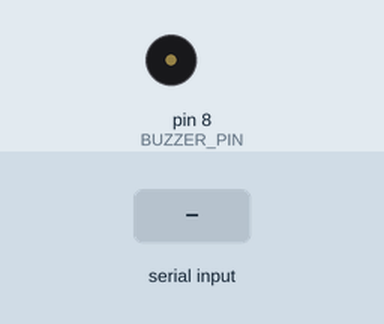
Recording of a sketch running on a simulated Arduino Uno, built with avr-gcc and run on an emulated ATmega328P. Parts: buzzer (waves = sounding, pin HIGH). Inputs (shaded band) come from the test bench.

Above: at 1.2 s.
1.3 s: "1" received over Serial
At 2.3 s:
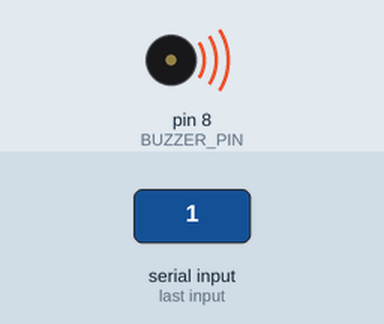
2.8 s: "0" received over Serial
At 3.5 s:
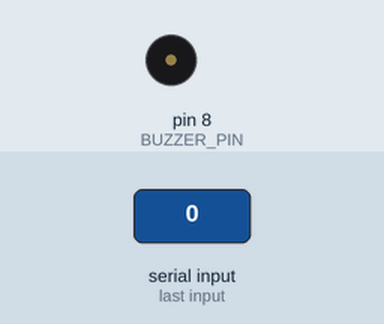
Timing chart, 0 to 5.8 s (numbered marks = the images above; inputs shaded):
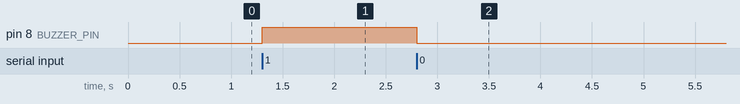

The sketch:

arduino_buzzer.ino
```cpp
// Yuz algilandiginda buzzer calan Arduino kodu
// Python'dan gelen '1' -> buzzer ON, '0' -> buzzer OFF
// Pin 8 = Buzzer (+),  GND = Buzzer (-)

const int BUZZER_PIN = 8;

void setup() {
  Serial.begin(9600);
  pinMode(BUZZER_PIN, OUTPUT);
  digitalWrite(BUZZER_PIN, LOW);
}

void loop() {
  if (Serial.available() > 0) {
    char gelen = Serial.read();

    if (gelen == '1') {
      // Yuz algilandi -> buzzer ac
      // Aktif buzzer icin: dogrudan HIGH
      digitalWrite(BUZZER_PIN, HIGH);
      // Pasif buzzer kullaniyorsan ust satiri silip alttakini ac:
      // tone(BUZZER_PIN, 1000);
    }
    else if (gelen == '0') {
      // Yuz yok -> sustur
      digitalWrite(BUZZER_PIN, LOW);
      // Pasif buzzer icin:
      // noTone(BUZZER_PIN);
    }
  }
}
```

Measured:
- after the input at 1.3 s, pin 8 (BUZZER_PIN): LOW → HIGH at once
- after the input at 2.8 s, pin 8 (BUZZER_PIN): HIGH → LOW at once
